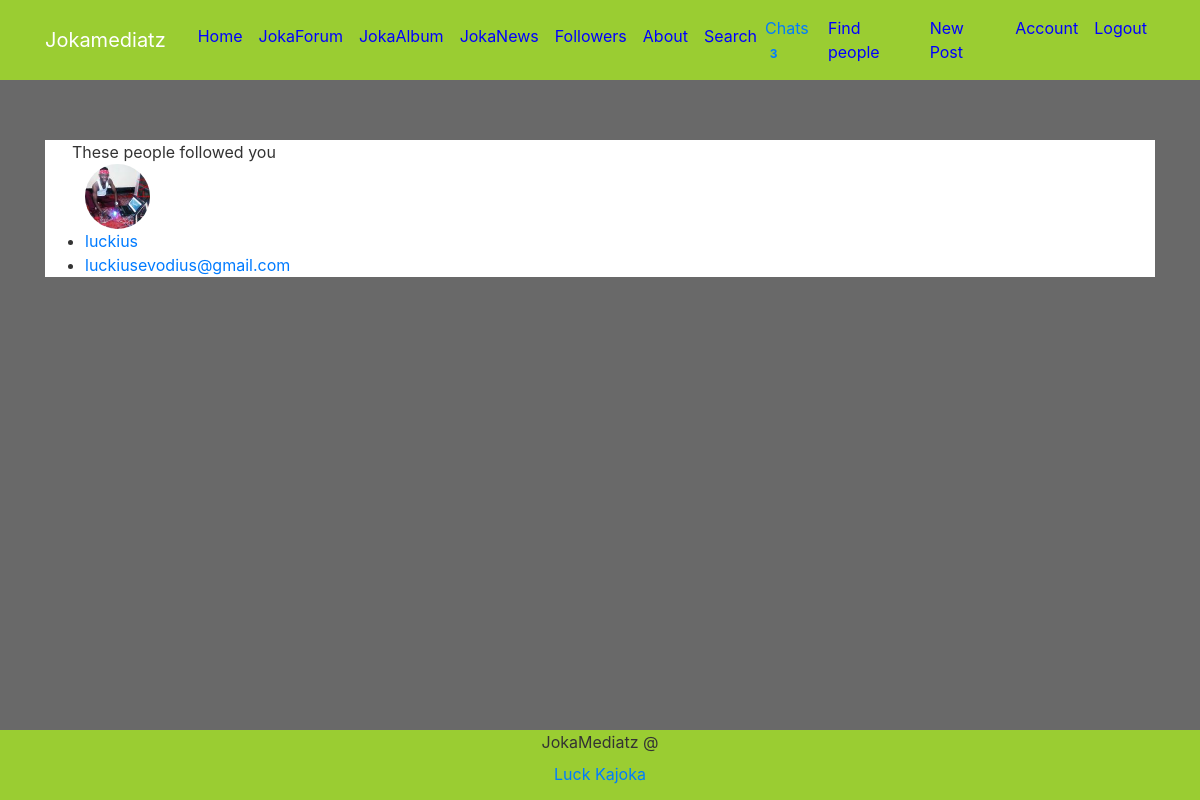
/active (signed in), run on the app's committed database.
### flaskblog/models.py (models this page shows, shortened)
class User(db.Model, UserMixin):
    __searchable__ = ['username']
    id = db.Column(db.Integer, primary_key=True)
    last_seen = db.Column(db.DateTime)
    joined_day = db.Column(db.DateTime, default=datetime.utcnow)
    username = db.Column(db.String(20), unique=True, nullable=False)
    email = db.Column(db.String(120), unique=True, nullable=False)
    image_file = db.Column(db.String(20), nullable=False, default='default.jpg')
    password = db.Column(db.String(60), nullable=False)
    posts = db.relationship('Post', backref='author', lazy=True)
    messages = db.relationship('Messages', backref='author', lazy=True)
    games = db.relationship('Games', backref='author', lazy=True)
    education = db.relationship('Education', backref='author', lazy=True)
    jokanews = db.relationship('Jokanews', backref='author', lazy=True)
    bussnes = db.relationship('Bussnes', backref='author', lazy=True)
    gamescmt = db.relationship('Gamescmt', backref='author', lazy=True)
    bussnescmt = db.relationship('Bussnescmt', backref='author', lazy=True)
    educationcmt = db.relationship('Educationcmt', backref='author', lazy=True)
    notifications = db.relationship('Notification', backref='user',lazy='dynamic')
    messages_sent = db.relationship('Pvtmessage',foreign_keys='Pvtmessage.sender_id', backref='author', lazy='dynamic')
    messages_received = db.relationship('Pvtmessage', foreign_keys='Pvtmessage.recipient_id', backref='recipient', lazy='dynamic')
    last_message_read_time = db.Column(db.DateTime)
    def new_messages(self):
        last_read_time = self.last_message_read_time or datetime(1900, 1, 1)
        return Pvtmessage.query.filter_by(recipient=self).filter(
            Pvtmessage.timestamp > last_read_time).count()
    followed = db.relationship(
         'User', secondary=followers,
         primaryjoin=(followers.c.follower_id == id),
         secondaryjoin=(followers.c.followed_id == id),
         backref=db.backref('followers', lazy='dynamic'), lazy='dynamic')

### flaskblog/routes.py (the view)
@app.route("/active")
@login_required
def active():
    peples = User.query.all()
    return render_template('peples.html', peples=peples)

### flaskblog/models.py (called while the page is built)
@login_manager.user_loader
def load_user(user_id):
    return User.query.get(int(user_id))

### flaskblog/templates/peples.html
{% extends "layout.html" %}
{% block content %}
    <div style="background-color: white;">&nbsp&nbsp&nbsp&nbsp&nbsp&nbspThese people  followed you</div>
    <div style="background-color: white;">
    {% for peple in peples %}
        {% if peple in current_user.followers %}
            <ul>
              <img class="rounded-circle article-img" src="{{ url_for('static', filename='profile_pics/' + peple.image_file) }}">
              <li><a class="mr-2" href="{{ url_for('user_posts', username=peple.username) }}">{{ peple.username }}</a></li>
              <li><a class="mr-2" href="#">{{ peple.email }}</a></li>
            </ul>
        {% endif %}
    {% endfor %}
    </div>
{% endblock content %}

### flaskblog/static/main.css (style rules this page uses)
body { background: #696969; color: #333333; margin-top: 5rem; position: relative; display:flex; flex-direction:column; }
.article-img { height: 65px; width: 65px; margin-right: 16px; }
html, body { height:100%; margin:0; }

### data on the page
User: image_file (picture), username "luckius", email "luckiusevodius@gmail.com"

### other printed values
{{ ('Chats') }} "Chats"
{{ new_messages }} "3"
